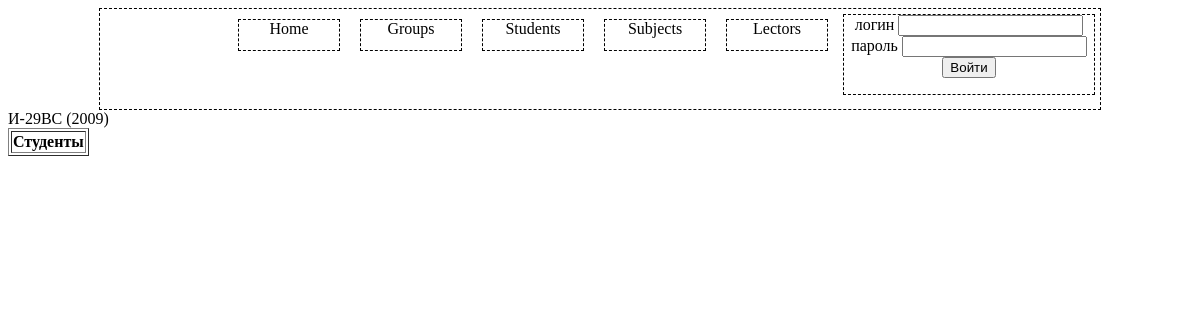
Before: /IT_Project/groups_details.php?groupId=13 with the older database file.
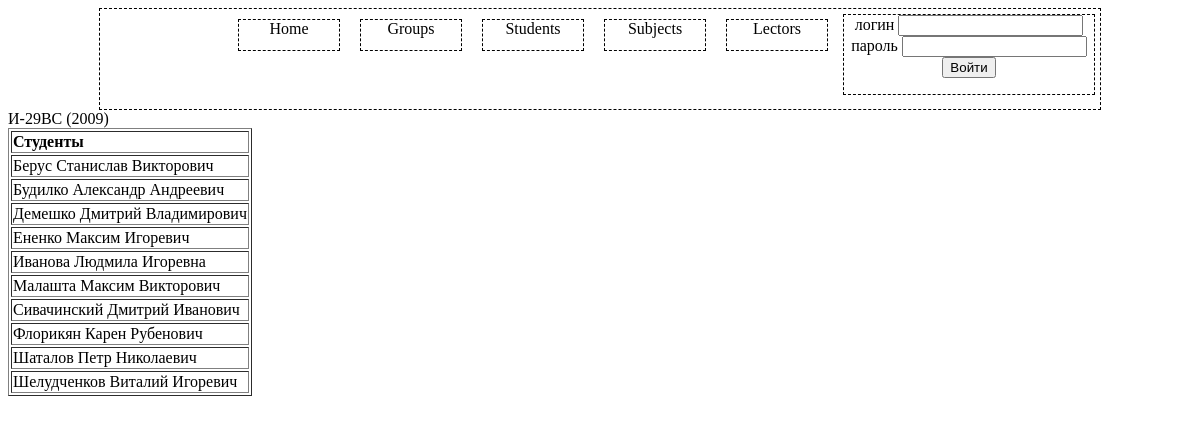
After: the same page with the newer database file.
### tables this page shows
CREATE TABLE IF NOT EXISTS `students` (
  `student_id` int(10) NOT NULL AUTO_INCREMENT,
  `student_name` text,
  `student_notes` text,
  `student_email` text,
  `group_id` int(10) DEFAULT NULL,
  PRIMARY KEY (`student_id`),
  KEY `students_fk1` (`group_id`)
);

### IT_Project/groups_details.php (the view, shortened to what this page needs)
<?
	include('index.php');
	  $groupId=$_GET['groupId'];
		echo "<table border = 1>";
		echo "<tr>";
	   echo "<td>";
	   echo  "<b>" ."Студенты" ."</b>";
	   echo "</td>";
	   echo "</tr>";
		$queryStudent = "Select * from students where group_id=".$groupId;
	    $result=mysql_query($queryStudent);
			while($row = mysql_fetch_array($result)){
				echo "<tr>";
				echo"<td>";
				echo "<a href=\"recordbook.php?studentId=".$row['student_id']."&groupId=".$row['group_id']."\">". $row['student_name']."</a>";
				echo"</td>";
				echo "</tr>";
			}
		echo "</table>";
?>

### IT_Project/index.php (shortened to what this page needs)
<html>
<head>
  <link rel="stylesheet" type="text/css" href="css/index.css">
</head>
<body>
<center>
<div class="all">
<div class ="auth">
		<?
		if (!empty($_SESSION['id']))
		{
				echo '<div>';
				echo '<label>логин </label>';
			print_r ($_SESSION['login']);
			echo '</div>';
			echo '<a href="registration/logout.php">Завершить сеанс</a>';
		}
		else
		{
		echo '<form action="registration/form_auth.php" METHOD="POST">
			<div>
				<label>логин</label>
				<input name="login" type="text" />
			</div>
			<div>
				<label>пароль</label>
				<input name="password" type="password" />
			</div>
			<div>
				<input value="Войти" type="submit" />
				</div>
		</form>' ;
		}
		?>
</div>
<div class="links">
<a href="lectors.php" target="_self" >Lectors</a>
</div>
<div class="links">
<a href="subjects.php">Subjects</a>
</div>
<div class="links">
<a href="students.php">Students</a>
</div>
<div class="links">
<a href="groups.php">Groups</a>
</div>
<div class="links">
<a href="index.php">Home</a>
</div>
</div>
</center>
</body>
</html>
</html>

### IT_Project/css/index.css (style rules this page uses)
.all { width: 1000px; border: 1px dashed black; }
.links { border: 1px dashed black; width: 100px; height: 30px; margin:10px; float:right; }
.links a { margin-top:15px; text-decoration: none; color: #000; }
.auth { margin: 5px; border: 1px dashed black; width: 250px; float:right; }
a { margin-top:15px; text-decoration: none; color: #000; }

Changed rows visible on the page:
added students: student_name "Берус Станислав Викторович"
added students: student_name "Будилко Александр Андреевич"
added students: student_name "Демешко Дмитрий Владимирович"
added students: student_name "Ененко Максим Игоревич"
added students: student_name "Иванова Людмила Игоревна"
added students: student_name "Малашта Максим Викторович"
added students: student_name "Сивачинский Дмитрий Иванович"
added students: student_name "Флорикян Карен Рубенович"
added students: student_name "Шаталов Петр Николаевич"
added students: student_name "Шелудченков Виталий Игоревич"
